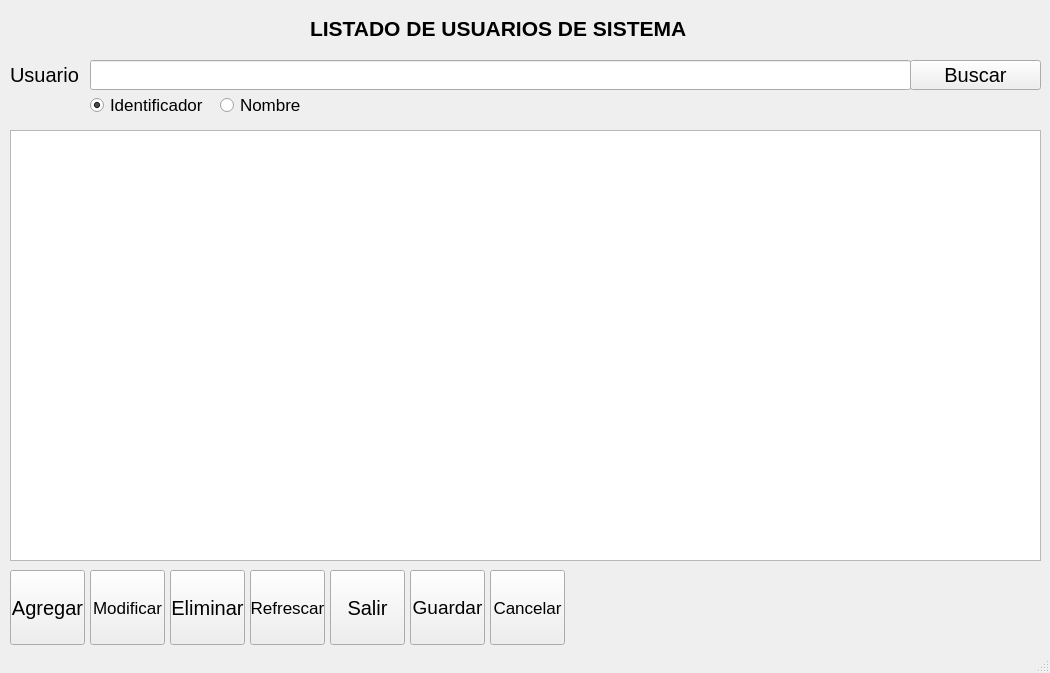
<?xml version="1.0" encoding="UTF-8"?>
<ui version="4.0">
 <class>MainWindow</class>
 <widget class="QMainWindow" name="MainWindow">
  <property name="geometry">
   <rect>
    <x>0</x>
    <y>0</y>
    <width>1050</width>
    <height>673</height>
   </rect>
  </property>
  <property name="windowTitle">
   <string>Listado de Usuarios</string>
  </property>
  <widget class="QWidget" name="centralwidget">
   <widget class="QLabel" name="lblUsuarios">
    <property name="geometry">
     <rect>
      <x>10</x>
      <y>60</y>
      <width>91</width>
      <height>30</height>
     </rect>
    </property>
    <property name="font">
     <font>
      <pointsize>15</pointsize>
     </font>
    </property>
    <property name="text">
     <string>Usuario</string>
    </property>
   </widget>
   <widget class="QPushButton" name="btnSalir">
    <property name="geometry">
     <rect>
      <x>330</x>
      <y>570</y>
      <width>75</width>
      <height>75</height>
     </rect>
    </property>
    <property name="font">
     <font>
      <pointsize>15</pointsize>
     </font>
    </property>
    <property name="text">
     <string>Salir</string>
    </property>
   </widget>
   <widget class="QPushButton" name="btnAgregar">
    <property name="geometry">
     <rect>
      <x>10</x>
      <y>570</y>
      <width>75</width>
      <height>75</height>
     </rect>
    </property>
    <property name="font">
     <font>
      <pointsize>15</pointsize>
     </font>
    </property>
    <property name="text">
     <string>Agregar</string>
    </property>
   </widget>
   <widget class="QPushButton" name="btnRefrescar">
    <property name="geometry">
     <rect>
      <x>250</x>
      <y>570</y>
      <width>75</width>
      <height>75</height>
     </rect>
    </property>
    <property name="font">
     <font>
      <pointsize>13</pointsize>
     </font>
    </property>
    <property name="text">
     <string>Refrescar</string>
    </property>
   </widget>
   <widget class="QPushButton" name="btnCancelar">
    <property name="geometry">
     <rect>
      <x>490</x>
      <y>570</y>
      <width>75</width>
      <height>75</height>
     </rect>
    </property>
    <property name="font">
     <font>
      <pointsize>13</pointsize>
     </font>
    </property>
    <property name="text">
     <string>Cancelar</string>
    </property>
   </widget>
   <widget class="QPushButton" name="btnGuardar">
    <property name="geometry">
     <rect>
      <x>410</x>
      <y>570</y>
      <width>75</width>
      <height>75</height>
     </rect>
    </property>
    <property name="font">
     <font>
      <pointsize>14</pointsize>
     </font>
    </property>
    <property name="text">
     <string notr="true">Guardar</string>
    </property>
   </widget>
   <widget class="QPushButton" name="btnEliminar">
    <property name="geometry">
     <rect>
      <x>170</x>
      <y>570</y>
      <width>75</width>
      <height>75</height>
     </rect>
    </property>
    <property name="font">
     <font>
      <pointsize>15</pointsize>
     </font>
    </property>
    <property name="text">
     <string>Eliminar</string>
    </property>
   </widget>
   <widget class="QPushButton" name="btnModificar">
    <property name="geometry">
     <rect>
      <x>90</x>
      <y>570</y>
      <width>75</width>
      <height>75</height>
     </rect>
    </property>
    <property name="font">
     <font>
      <pointsize>13</pointsize>
     </font>
    </property>
    <property name="text">
     <string>Modificar</string>
    </property>
   </widget>
   <widget class="QTableWidget" name="tablaListaUsuarios">
    <property name="geometry">
     <rect>
      <x>10</x>
      <y>130</y>
      <width>1031</width>
      <height>431</height>
     </rect>
    </property>
    <property name="minimumSize">
     <size>
      <width>570</width>
      <height>400</height>
     </size>
    </property>
    <property name="maximumSize">
     <size>
      <width>1280</width>
      <height>720</height>
     </size>
    </property>
    <property name="sizeAdjustPolicy">
     <enum>QAbstractScrollArea::AdjustToContents</enum>
    </property>
    <property name="autoScroll">
     <bool>true</bool>
    </property>
    <property name="editTriggers">
     <set>QAbstractItemView::NoEditTriggers</set>
    </property>
    <property name="alternatingRowColors">
     <bool>true</bool>
    </property>
    <property name="selectionBehavior">
     <enum>QAbstractItemView::SelectRows</enum>
    </property>
    <attribute name="horizontalHeaderStretchLastSection">
     <bool>false</bool>
    </attribute>
   </widget>
   <widget class="QPushButton" name="btnBuscar">
    <property name="geometry">
     <rect>
      <x>910</x>
      <y>60</y>
      <width>131</width>
      <height>30</height>
     </rect>
    </property>
    <property name="font">
     <font>
      <pointsize>15</pointsize>
     </font>
    </property>
    <property name="text">
     <string>Buscar</string>
    </property>
    <property name="shortcut">
     <string>Return</string>
    </property>
   </widget>
   <widget class="QLabel" name="label">
    <property name="geometry">
     <rect>
      <x>310</x>
      <y>20</y>
      <width>391</width>
      <height>16</height>
     </rect>
    </property>
    <property name="font">
     <font>
      <pointsize>16</pointsize>
      <weight>75</weight>
      <italic>false</italic>
      <bold>true</bold>
     </font>
    </property>
    <property name="text">
     <string>LISTADO DE USUARIOS DE SISTEMA</string>
    </property>
   </widget>
   <widget class="QRadioButton" name="filtroDescripcion">
    <property name="geometry">
     <rect>
      <x>220</x>
      <y>90</y>
      <width>101</width>
      <height>30</height>
     </rect>
    </property>
    <property name="font">
     <font>
      <pointsize>13</pointsize>
     </font>
    </property>
    <property name="text">
     <string>Nombre</string>
    </property>
    <property name="checked">
     <bool>false</bool>
    </property>
   </widget>
   <widget class="QRadioButton" name="filtroCodigo">
    <property name="geometry">
     <rect>
      <x>90</x>
      <y>90</y>
      <width>131</width>
      <height>30</height>
     </rect>
    </property>
    <property name="font">
     <font>
      <pointsize>13</pointsize>
     </font>
    </property>
    <property name="text">
     <string>Identificador</string>
    </property>
    <property name="checked">
     <bool>true</bool>
    </property>
   </widget>
   <widget class="QLineEdit" name="txtBuscar">
    <property name="geometry">
     <rect>
      <x>90</x>
      <y>60</y>
      <width>821</width>
      <height>30</height>
     </rect>
    </property>
   </widget>
  </widget>
  <widget class="QStatusBar" name="statusbar"/>
 </widget>
 <resources/>
 <connections/>
</ui>
